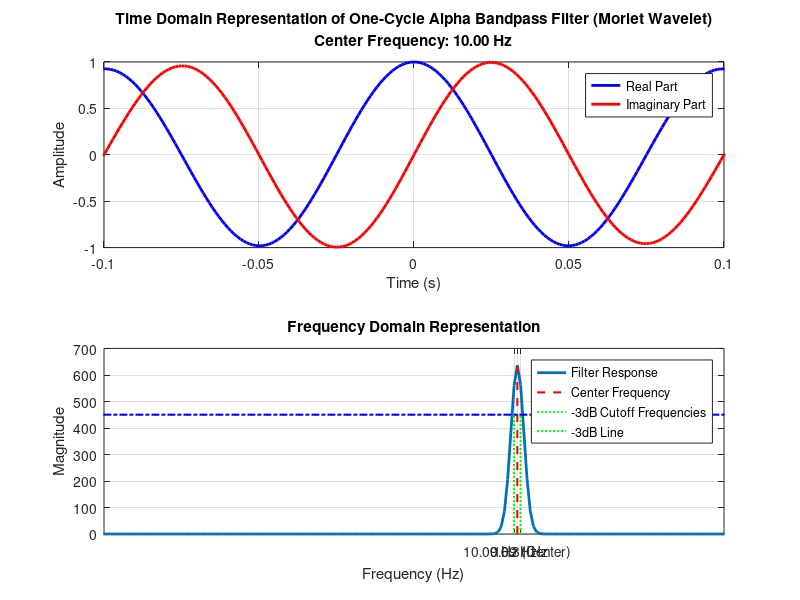

Source code (MATLAB): (Note: this script raises an error after producing the figure.)
% Parameters
center_freq = 10;       % Center frequency of the alpha band (adjust as needed)
cycles = 16;            % Number of cycles in the Morlet wavelet
fs = 1000;              % Sampling frequency
time = -cycles/center_freq : 1/fs : cycles/center_freq;  % Adjusted time vector

% Create complex Morlet wavelet for one cycle
wavelet = exp(2*1i*pi*center_freq.*time) .* exp(-time.^2./(2*(cycles/(2*pi*center_freq))^2));

% Calculate the Fourier transform
wavelet_fft = fftshift(fft(wavelet));
frequency = linspace(-fs/2, fs/2, length(wavelet_fft));

% Calculate -3dB cutoff frequencies
cutoff_freq_lower = center_freq - (center_freq / (2*cycles));
cutoff_freq_upper = center_freq + (center_freq / (2*cycles));

% Find corresponding indices for -3dB frequencies
[~, index_lower] = min(abs(frequency - cutoff_freq_lower));
[~, index_upper] = min(abs(frequency - cutoff_freq_upper));

% Plot the time domain representation of the one-cycle Morlet wavelet
subplot(2,1,1);
plot(time, real(wavelet), 'b', 'LineWidth', 2);
hold on;
plot(time, imag(wavelet), 'r', 'LineWidth', 2);
xlabel('Time (s)');
ylabel('Amplitude');
title(sprintf('Time Domain Representation of One-Cycle Alpha Bandpass Filter (Morlet Wavelet)\nCenter Frequency: %.2f Hz', center_freq));
grid on;
legend('Real Part', 'Imaginary Part');
xlim([-0.1, 0.1]);  % Adjust axis limits as needed

% Plot the frequency domain representation of the filter
subplot(2,1,2);
plot(frequency, abs(wavelet_fft), 'LineWidth', 2);
hold on;

% Mark the center frequency
line([center_freq, center_freq], [0, max(abs(wavelet_fft))], 'Color', 'r', 'LineStyle', '--', 'LineWidth', 1.5);

% Mark the -3dB cutoff frequencies
line([cutoff_freq_lower, cutoff_freq_lower], [0, max(abs(wavelet_fft)) * sqrt(2)/2], 'Color', 'g', 'LineStyle', ':', 'LineWidth', 1.5);
line([cutoff_freq_upper, cutoff_freq_upper], [0, max(abs(wavelet_fft)) * sqrt(2)/2], 'Color', 'g', 'LineStyle', ':', 'LineWidth', 1.5);

% Plot -3dB line
plot([frequency(1), frequency(end)], [max(abs(wavelet_fft)) * sqrt(2)/2, max(abs(wavelet_fft)) * sqrt(2)/2], 'Color', 'b', 'LineStyle', '-.', 'LineWidth', 1.5);

xlabel('Frequency (Hz)');
ylabel('Magnitude');
title('Frequency Domain Representation');
grid on;
legend('Filter Response', 'Center Frequency', '-3dB Cutoff Frequencies', '-3dB Line');

% Set x-axis ticks and labels for -3dB cutoff frequencies
xticks([cutoff_freq_lower, center_freq, cutoff_freq_upper]);
xticklabels({sprintf('%.2f Hz', cutoff_freq_lower), sprintf('%.2f Hz (Center)', center_freq), sprintf('%.2f Hz', cutoff_freq_upper)});
xtickangle(45);

% Adjust x-axis limits based on the highest cutoff frequency
if cutoff_freq_upper > fs/2
    xlim([-30, fs/2]);  % Adjust axis limits if cutoff exceeds Nyquist frequency
else
    xlim([-30, 30]);  % Adjust axis limits for lower cutoff frequencies
end

ylim([0, max(abs(wavelet_fft))*1.1]);  % Adjust axis limits as needed

% Adjust overall layout
sgtitle('One-Cycle Alpha Bandpass Filter using Morlet Wavelet');
